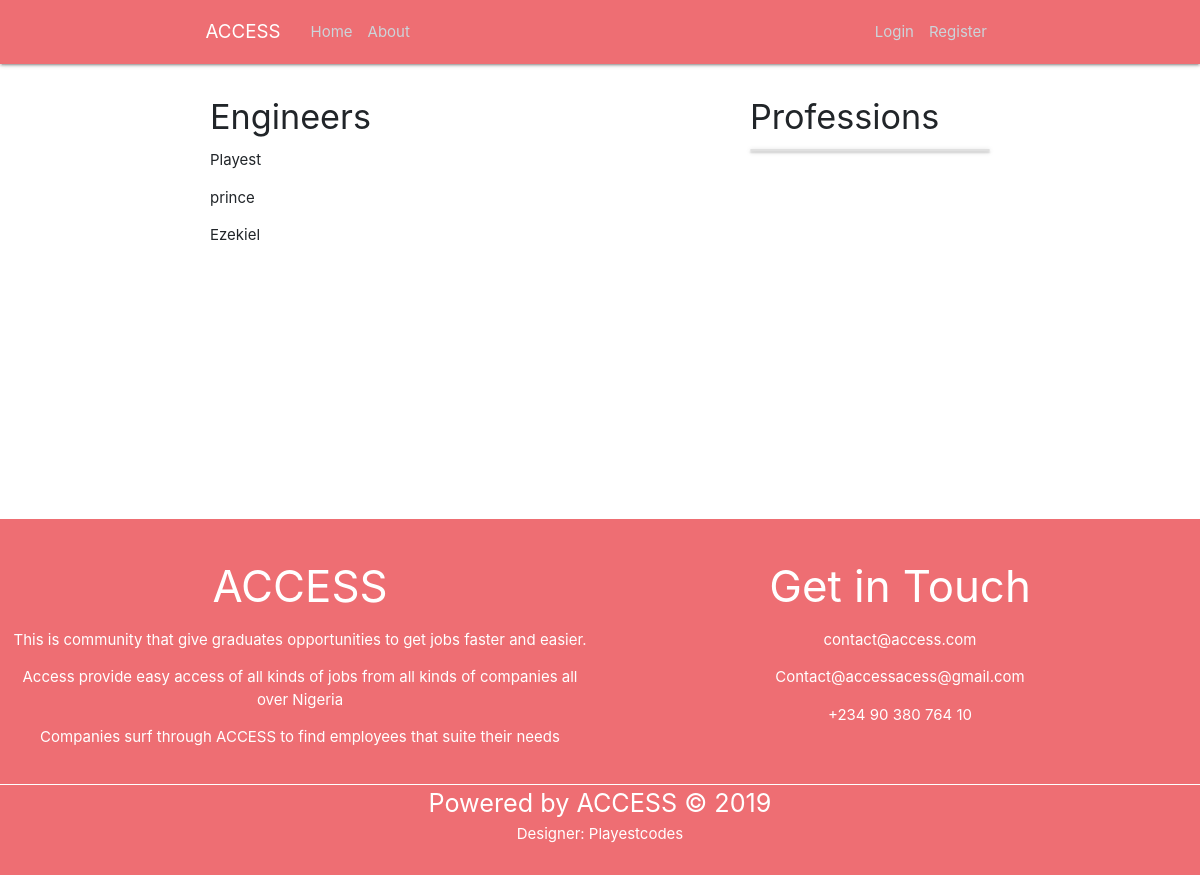
/users/Engineer/, run on the app's committed database.
### users/models.py (models this page shows, shortened)
class Profession(models.Model):
    name = models.CharField(max_length=30)
    class Meta:
        verbose_name = "Profession"
        verbose_name_plural = "Professions"
    def __str__(self):
        return self.name

class Profile(models.Model):
    user = models.OneToOneField(User, on_delete=models.CASCADE, related_name = "profile", null=True, blank=True)
    first_name = models.CharField(max_length=50)
    last_name = models.CharField(max_length=50)
    age = models.PositiveIntegerField()
    university = models.CharField(max_length=100)
    course = models.CharField(max_length=100)
    city = models.CharField(max_length=50)
    state = models.CharField(max_length=50)
    country = models.CharField(max_length=50)
    phone_number = models.PositiveIntegerField()
    image = models.ImageField(default='default.jpg', upload_to='profile_pics')
    profession = models.ForeignKey(Profession, on_delete=models.CASCADE, related_name="profiles", null=True, blank=True)

### users/views.py (the view)
# urls.py: path('users/<str:profession>/', user_views.users_by_profession, name="user-profession"),
def users_by_profession(request, profession):
    profession = get_object_or_404(Profession, name=profession)
    context = {"profession":profession}
    return render(request, 'users/user_profession.html',context)

### users/templates/users/user_profession.html
{% extends "blog/base.html" %}
{% load crispy_forms_tags %}
{% block content %}
<div>
    <h4>{{profession}}s</h4>
    {% for profile in profession.profiles.all %}
        <p>{{profile.user.username}}</p>
    {% endfor %}
</div>
{% endblock content %}

### blog/static/blog/main.css (style rules this page uses)
body { box-sizing: border-box; margin-top: 5rem; }

### data on the page
Profession: name "Engineer"
Profile: user.username "Playest"
Profile: user.username "prince"
Profile: user.username "Ezekiel"
